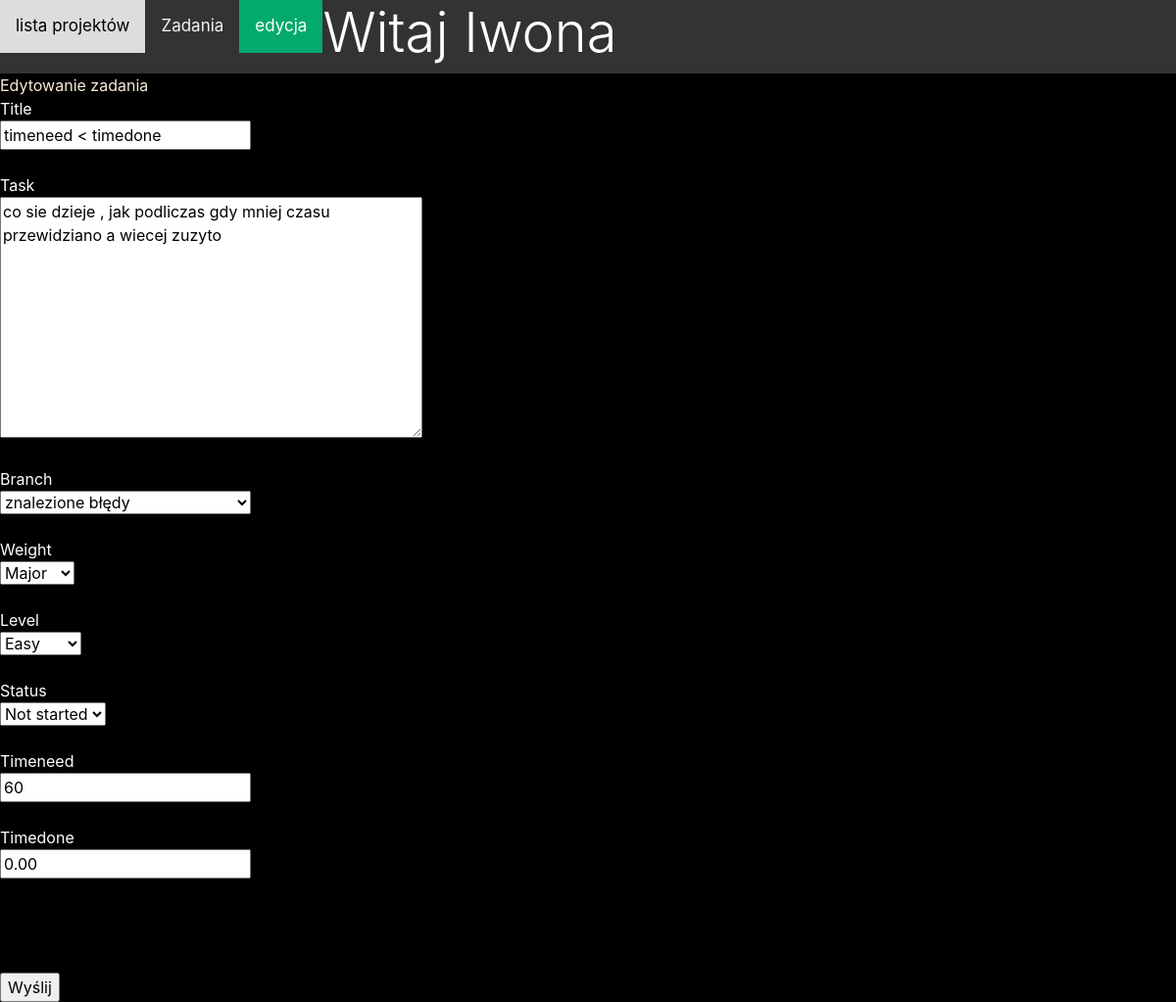
/main/36 (signed in), run on the app's committed database.
### task/models.py (models this page shows, shortened)
class Task(models.Model):
    title = models.CharField(max_length=255, unique=True)
    task = models.TextField()
    branch = models.PositiveSmallIntegerField(choices=Branch.BRANCH, default=0)
    created = models.DateTimeField(auto_now_add=True)
    modified = models.DateTimeField(auto_now=True)
    timeneed = models.IntegerField()
    timedone = models.DecimalField(max_digits=6, decimal_places=2,default=0)
    weight = models.PositiveSmallIntegerField(choices=Weight.WEIGHT, default=0)
    level = models.PositiveSmallIntegerField(choices=Level.LEVEL, default=0)
    status = models.PositiveSmallIntegerField(choices=Status.STATUS, default=0)
    projekt = models.ForeignKey(Projects, on_delete=models.CASCADE, default=None)
    timeusing = models.IntegerField(blank=True, default=0)
    user = models.ForeignKey("auth.User", on_delete=models.CASCADE, default=1)

### main/views.py (the view)
# urls.py: path('main/<int:zadanie_id>', check_task, name="check_task"),
@login_required
def check_task(request, zadanie_id: int):
    global no_project
    task = Task.objects.get(id=zadanie_id)
    no_project = task.projekt_id
    form = TaskForm(request.POST or None, instance=task)
    if form.is_valid():
        obj = form.save(commit=False)
        obj.projekt_id = no_project
        obj.timedone = obj.timedone + obj.timeusing
        obj.timeusing = 0
        obj.save()
    return render(request, 'main/add_task.html', {'form': form, 'numer_projektu':  no_project})

### main/views.py
class TaskForm(ModelForm):
    class Meta:
        model = Task
        fields =['title', 'task', 'branch', 'timeneed', 'weight', 'level', 'status', 'timedone']

### main/templates/main/add_task.html (shortened to what this page needs)
{% extends 'base.html'%}
{% load static %}
{% block content %}
<div class="topnav">
  {% if side == "add" %}
    <a href="{% url 'main:start' %}">lista projektów</a>
    <a href="{% url 'main:zadania' numer_projektu %}">Zadania</a>
    <a class="active" href="#contact">dodawanie</a>
  {% else %}
    <a href="{% url 'main:start' %}">lista projektów</a>
    <a href="{% url 'main:zadania' numer_projektu %}">Zadania</a>
    <a class="active" href="#contact">edycja</a>
  {% endif %}
<div>
    {% if user.is_authenticated %}
    <h1 class="display-4"> Witaj {{ user.username }}</h1>
{% else %}
        <br><div>Nie jesteś zalogowany </div><br>
{% endif %}
</div>
</div>
{% if side == "add" %}
  <div>Dodawanie zadania </div>
{% else %}
  <div>Edytowanie zadania</div>
{% endif %}
<form class="formularz" method="POST" enctype="multipart/form-data">
  {{ form.title.label }}<br>{{ form.title}}<br><br>
  {{ form.task.label }}<br>{{ form.task}}<br><br>
  {{ form.branch.label}}<br>{{ form.branch}}<br><br>
  {{ form.weight.label}}<br>{{ form.weight}}<br><br>
  {{ form.level.label}}<br>{{ form.level}}<br><br>
  {{ form.status.label}}<br>{{ form.status}}<br><br>
  {{ form.timeneed.label}}<br>{{ form.timeneed }}<br><br>
  {{ form.timedone.label}}<br>{{ form.timedone}}<br><br>
  {{ form.projekt_id.label}}<br>{{ form.projekt_id}}<br><br>
  <input type="submit" value="Wyślij">
</form>
{% endblock %}

### main/static/main/css/style.css (style rules this page uses)
body { background-color: rgb(0,0,0); }
h1 { color: white; }
div { color: antiquewhite; font-size: 1em ; }
.topnav { background-color: #333; overflow: hidden; }
.topnav a { float: left; color: #f2f2f2; text-align: center; padding: 14px 16px; text-decoration: none; font-size: 17px; }
.topnav a.active { background-color: #04AA6D; color: white; }
.formularz { color: white; }

### data on the page
Task: title "timeneed < timedone", task "co sie dzieje , jak podliczas gdy mniej czasu przewidziano a wiecej zuzyto", branch "znalezione błędy", weight "Major", level "Easy", status "Not started", timeneed "60", timedone "0.00"

### other printed values
{{ user.username }} "Iwona"
